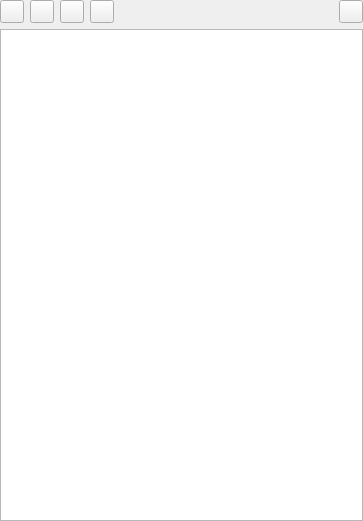
<?xml version="1.0" encoding="UTF-8"?>
<ui version="4.0">
 <class>AstrolabeMissionView</class>
 <widget class="QWidget" name="AstrolabeMissionView">
  <property name="geometry">
   <rect>
    <x>0</x>
    <y>0</y>
    <width>363</width>
    <height>521</height>
   </rect>
  </property>
  <property name="windowTitle">
   <string>AstrolabeMissionView</string>
  </property>
  <layout class="QVBoxLayout" name="verticalLayout" stretch="0,1">
   <property name="leftMargin">
    <number>0</number>
   </property>
   <property name="topMargin">
    <number>0</number>
   </property>
   <property name="rightMargin">
    <number>0</number>
   </property>
   <property name="bottomMargin">
    <number>0</number>
   </property>
   <item>
    <layout class="QHBoxLayout" name="horizontalLayout_2">
     <item>
      <widget class="QToolButton" name="mAddEventButton">
       <property name="text">
        <string/>
       </property>
      </widget>
     </item>
     <item>
      <widget class="QToolButton" name="mTransformEventButton">
       <property name="text">
        <string/>
       </property>
      </widget>
     </item>
     <item>
      <widget class="QToolButton" name="mMoveEventUpButton">
       <property name="text">
        <string/>
       </property>
      </widget>
     </item>
     <item>
      <widget class="QToolButton" name="mMoveEventDownButton">
       <property name="text">
        <string/>
       </property>
      </widget>
     </item>
     <item>
      <spacer name="horizontalSpacer">
       <property name="orientation">
        <enum>Qt::Horizontal</enum>
       </property>
       <property name="sizeHint" stdset="0">
        <size>
         <width>40</width>
         <height>20</height>
        </size>
       </property>
      </spacer>
     </item>
     <item>
      <widget class="QToolButton" name="mRemoveEventButton">
       <property name="text">
        <string/>
       </property>
      </widget>
     </item>
    </layout>
   </item>
   <item>
    <widget class="wsfg::spaceg::OrbitalMissionView" name="mMissionView">
     <property name="textElideMode">
      <enum>Qt::ElideNone</enum>
     </property>
     <attribute name="headerStretchLastSection">
      <bool>false</bool>
     </attribute>
    </widget>
   </item>
  </layout>
 </widget>
 <customwidgets>
  <customwidget>
   <class>wsfg::spaceg::OrbitalMissionView</class>
   <extends>QTreeView</extends>
   <header>OrbitalMissionView.hpp</header>
  </customwidget>
 </customwidgets>
 <tabstops>
  <tabstop>mAddEventButton</tabstop>
  <tabstop>mTransformEventButton</tabstop>
  <tabstop>mMoveEventUpButton</tabstop>
  <tabstop>mMoveEventDownButton</tabstop>
  <tabstop>mRemoveEventButton</tabstop>
  <tabstop>mMissionView</tabstop>
 </tabstops>
 <resources/>
 <connections/>
</ui>
